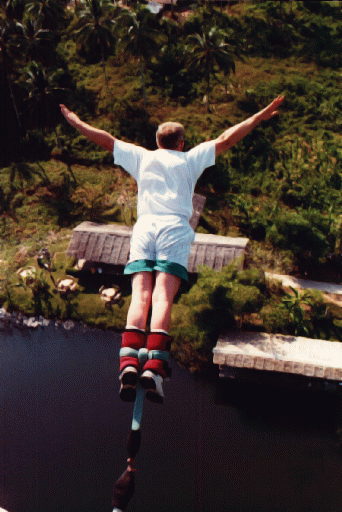
//> input picture CG_Project/images/image.png, 342 x 512 px
$ ./main   (built with g++ and OpenCV 4)
//> lines starting //> are read from the running program, lines starting //| are printed output that depends on the picture; after the words box and inside, x2 and y2 are one past the last pixel; in counts of white or black regions, pixels touching at a corner belong together
#include <iostream>
#include <opencv2/opencv.hpp>
#include <opencv2/imgproc.hpp>
#include <opencv2/highgui.hpp>
#include <map>
#include <string>
#include <queue>
#include <vector>
#include <cmath>
using namespace std;
#define KNOWN  1  //known outside narrow band
#define BAND   2  //narrow band
#define INSIDE 3  //unknown

//image to be inpainted is read
cv::Mat img = cv::imread("C:/Users/ghosh/OneDrive/Desktop/CG_Project/images/image.png");
cv::Mat image=img.clone();
cv::Mat helpme=img.clone();


std::vector<std::vector<int>> flag(img.rows,std::vector<int>(img.cols,0));

//function to initialize distance matrix as infinity
// [7 lines left out: function makeinf, not called in this run]


cv::Point cor;
bool draw=false;
//function to draw over image
// [324 lines left out: functions mouseCall, getPixelValue, solveEikonal, gradient, outside, pixelpaint and 1 more, not called in this run]
//fast digital inpainting
void FDI(){
    cv::Mat img = cv::imread("C:/Users/ghosh/OneDrive/Desktop/CG_Project/images/image.png");
//> img is the input picture: 512 rows x 342 cols, CV_8UC3; mean B, G, R 45.6, 52.7, 64.3
    cv::Mat image=img.clone();
    cv::Mat mask = cv::imread("C:/Users/ghosh/OneDrive/Desktop/CG_Project/images/mask.jpg");
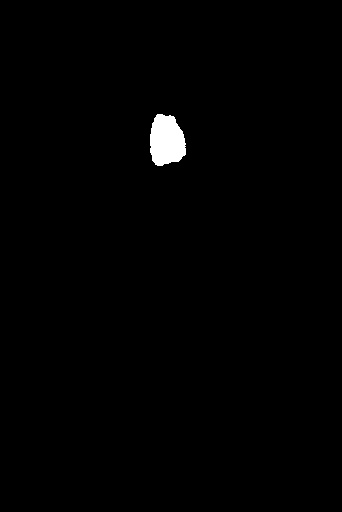
//> input picture CG_Project/images/mask.jpg, 342 x 512 px
//> mask is the input picture: 512 rows x 342 cols, CV_8UC3; min 0, max 255, mean 2.1
    cv::Mat imask,kernel,Border,inpaint;
    //creating inverse mask
    cv::bitwise_not(mask, imask);
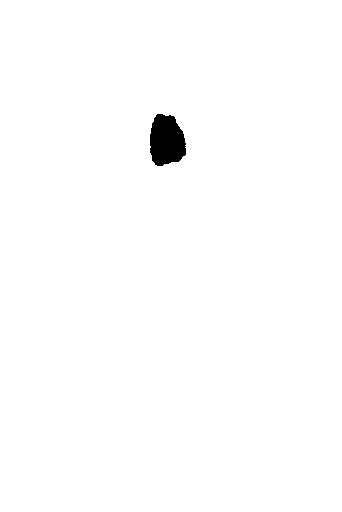
//> imask: 512 rows x 342 cols, CV_8UC3; min 0, max 255, mean 252.9
    auto avg = cv::sum(image);
//> avg = Scalar(7991563, 9236075, 11252165)

    avg=avg/(image.rows*image.cols);
//> avg = Scalar(45.64, 52.75, 64.26)
    //create image with average color of image
    cv::Mat avgMat(1,1,CV_8UC3,avg);
//> avgMat = [[46, 53, 64]]
    cv::resize(avgMat, avgMat, img.size());
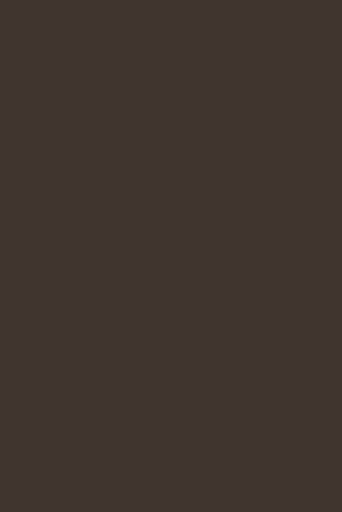
//> avgMat: 512 rows x 342 cols, CV_8UC3; mean B, G, R 46, 53, 64
    //fill blank areas with average color
    inpaint=(imask / 255).mul(img) + (mask/255).mul(avgMat);
    //gaussian kernel is created
    cv::Mat gausk=(cv::Mat_<float>(3, 3) << 0.073235f, 0.176765f, 0.073235f, 0.176765f, 0.0f, 0.176765f, 0.073235f, 0.176765f, 0.073235f);
	cv::cvtColor(gausk, gausk, cv::COLOR_GRAY2BGR);
    inpaint.convertTo(inpaint, CV_32FC3);
//> inpaint: 512 rows x 342 cols, CV_32FC3
    cv::copyMakeBorder(inpaint, Border, 15, 16, 17, 18, cv::BORDER_REPLICATE);

    int chanels=inpaint.channels();
//> chanels = 3
    //repeated convolution is done
    for(int i=0;i<4500;i++){
        cv::copyMakeBorder(inpaint, Border, 15, 16, 17, 18, cv::BORDER_REPLICATE);
        for (int j = 0; j < inpaint.rows; j++){
			const uchar *pMask = mask.ptr(j);
			float *point = inpaint.ptr<float>(j);
			for (int k = 0; k < inpaint.cols; k++){
				if (pMask[chanels * k] != 0){
					cv::Rect rect(k, j, 3, 3);//rectangle with size of size of gaussian kernel
					cv::Mat roi(Border, rect);
                    //gaussian kernel is applied on every coordinate
					cv::Mat result = roi.mul(gausk);
                    int sum[3];
					for(int l=0;l<3;l++){
                        sum[l]=0;
                        for (int m = 0; m < 3; m++){
                            for (int n = 0; n < 3; n++){
                                sum[l] += result.at<cv::Vec3f>(m, n)[l];
                            }
                        }
                        point[chanels * k + l] = sum[l];
                    }

				}
			}
		}
    }
//> this loop made 4500 passes
//> pass 2, in FDI, `cv::copyMakeBorder(inpaint, Border, 15, 16, 17, 18, cv::BORDER_REPLICA..`:
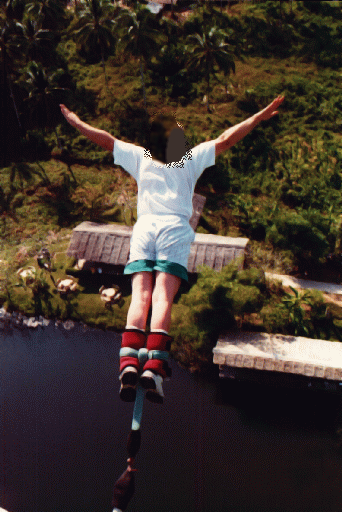
//> inpaint: 512 rows x 342 cols, CV_32FC3; mean B, G, R 45, 52.1, 63.5
//> pass 2, in FDI, `cv::copyMakeBorder(inpaint, Border, 15, 16, 17, 18, cv::BORDER_REPLICA..`:
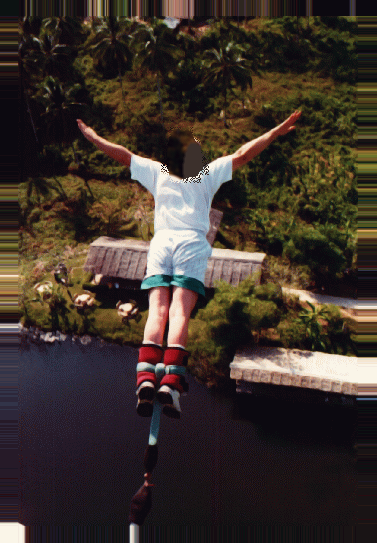
//> Border: 543 rows x 377 cols, CV_32FC3; mean B, G, R 44.4, 51.2, 62.2
//> pass 3, in FDI, `cv::copyMakeBorder(inpaint, Border, 15, 16, 17, 18, cv::BORDER_REPLICA..`:
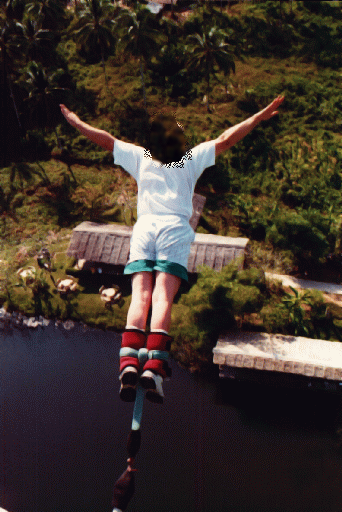
//> inpaint: 512 rows x 342 cols, CV_32FC3; 0.51% of pixels changed, all inside (x1, y1, x2, y2) = (159, 125, 192, 168)
//> pass 3, in FDI, `cv::copyMakeBorder(inpaint, Border, 15, 16, 17, 18, cv::BORDER_REPLICA..`:
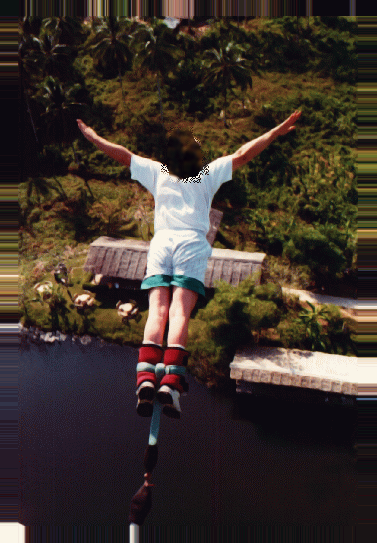
//> Border: 543 rows x 377 cols, CV_32FC3; 0.44% of pixels changed, all inside (x1, y1, x2, y2) = (176, 140, 209, 183)
//> after the loop: inpaint: 512 rows x 342 cols, CV_32FC3; 0.11% of pixels changed, all inside (x1, y1, x2, y2) = (174, 138, 192, 168)
//> after the loop: Border: 543 rows x 377 cols, CV_32FC3; 0.09% of pixels changed, all inside (x1, y1, x2, y2) = (191, 153, 209, 183)
    inpaint=inpaint/255;
    cv::namedWindow("inpaint");
    while (char(cv::waitKey(1) != 'q')){
//> the 'q' key is pressed
        cv::imshow("inpaint", inpaint);
        if (cv::waitKey(1) == 27) break;
    }
}
//main function
// [37 lines left out: function main, not called in this run]

// added to run one function of the file
int main() { FDI(); }
